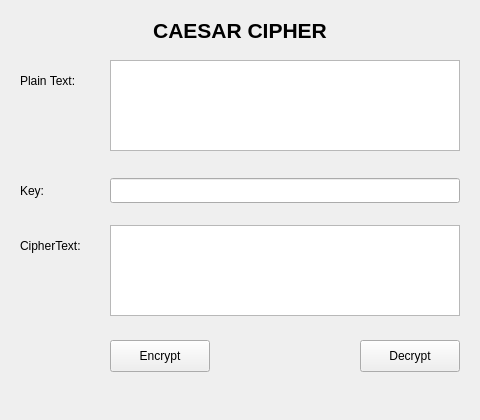
<?xml version="1.0" encoding="UTF-8"?>
<ui version="4.0">
 <class>MainWindow</class>
 <widget class="QMainWindow" name="MainWindow">
  <property name="geometry">
   <rect>
    <x>0</x>
    <y>0</y>
    <width>480</width>
    <height>420</height>
   </rect>
  </property>
  <property name="windowTitle">
   <string>Caesar Cipher</string>
  </property>
  <widget class="QWidget" name="centralwidget">
   <widget class="QLabel" name="lbl_title">
    <property name="geometry">
     <rect>
      <x>0</x>
      <y>10</y>
      <width>480</width>
      <height>41</height>
     </rect>
    </property>
    <property name="font">
     <font>
      <pointsize>16</pointsize>
      <weight>75</weight>
      <bold>true</bold>
     </font>
    </property>
    <property name="text">
     <string>CAESAR CIPHER</string>
    </property>
    <property name="alignment">
     <set>Qt::AlignCenter</set>
    </property>
   </widget>
   <widget class="QLabel" name="label">
    <property name="geometry">
     <rect>
      <x>20</x>
      <y>70</y>
      <width>100</width>
      <height>21</height>
     </rect>
    </property>
    <property name="text">
     <string>Plain Text:</string>
    </property>
   </widget>
   <widget class="QTextEdit" name="txt_plain_text">
    <property name="geometry">
     <rect>
      <x>110</x>
      <y>60</y>
      <width>350</width>
      <height>91</height>
     </rect>
    </property>
   </widget>
   <widget class="QLabel" name="label_2">
    <property name="geometry">
     <rect>
      <x>20</x>
      <y>180</y>
      <width>100</width>
      <height>21</height>
     </rect>
    </property>
    <property name="text">
     <string>Key:</string>
    </property>
   </widget>
   <widget class="QLineEdit" name="txt_key">
    <property name="geometry">
     <rect>
      <x>110</x>
      <y>178</y>
      <width>350</width>
      <height>25</height>
     </rect>
    </property>
   </widget>
   <widget class="QLabel" name="label_3">
    <property name="geometry">
     <rect>
      <x>20</x>
      <y>235</y>
      <width>100</width>
      <height>21</height>
     </rect>
    </property>
    <property name="text">
     <string>CipherText:</string>
    </property>
   </widget>
   <widget class="QTextEdit" name="txt_cipher_text">
    <property name="geometry">
     <rect>
      <x>110</x>
      <y>225</y>
      <width>350</width>
      <height>91</height>
     </rect>
    </property>
   </widget>
   <widget class="QPushButton" name="btn_encrypt">
    <property name="geometry">
     <rect>
      <x>110</x>
      <y>340</y>
      <width>100</width>
      <height>32</height>
     </rect>
    </property>
    <property name="text">
     <string>Encrypt</string>
    </property>
   </widget>
   <widget class="QPushButton" name="btn_decrypt">
    <property name="geometry">
     <rect>
      <x>360</x>
      <y>340</y>
      <width>100</width>
      <height>32</height>
     </rect>
    </property>
    <property name="text">
     <string>Decrypt</string>
    </property>
   </widget>
  </widget>
 </widget>
 <resources/>
 <connections/>
</ui>
